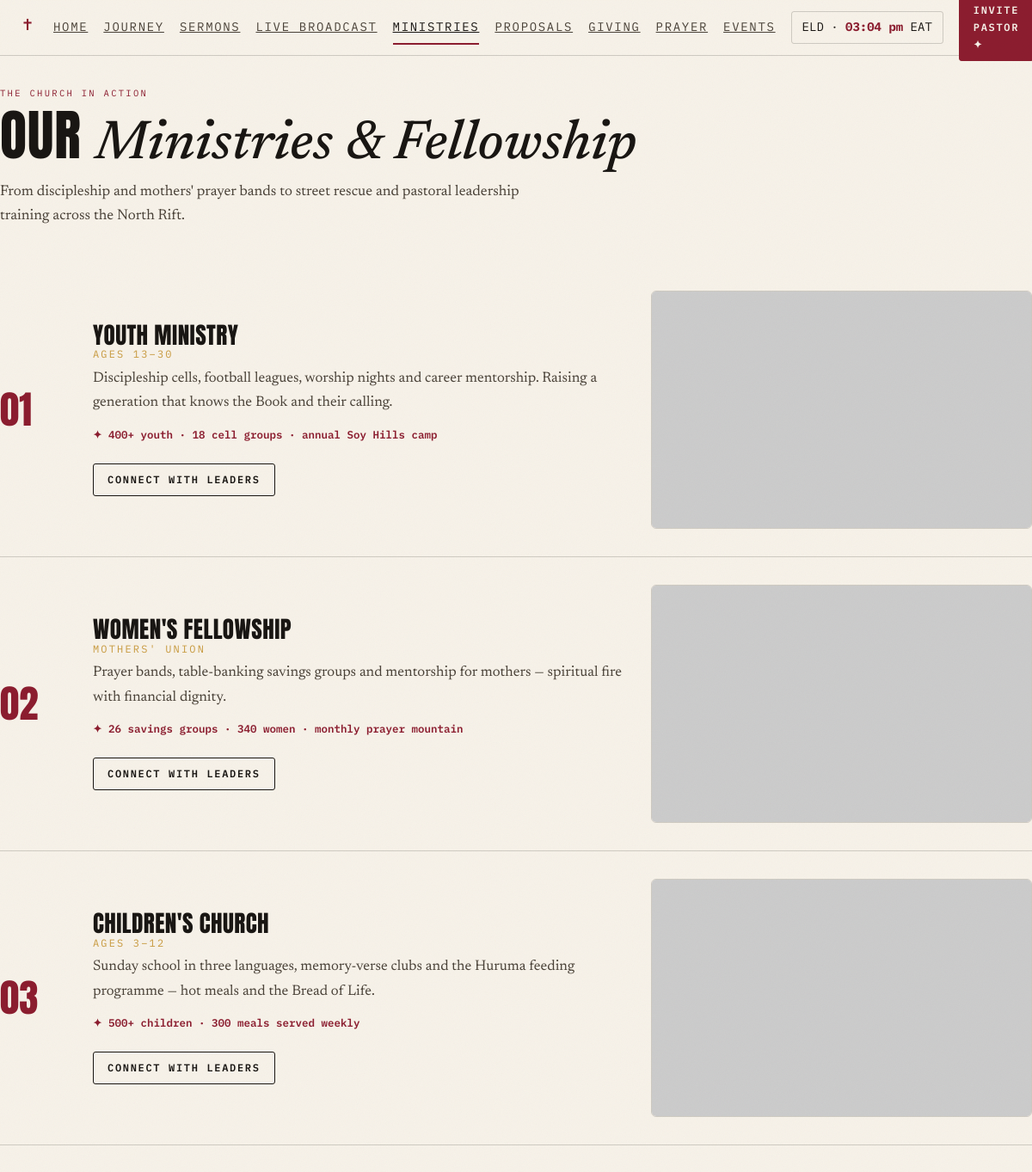
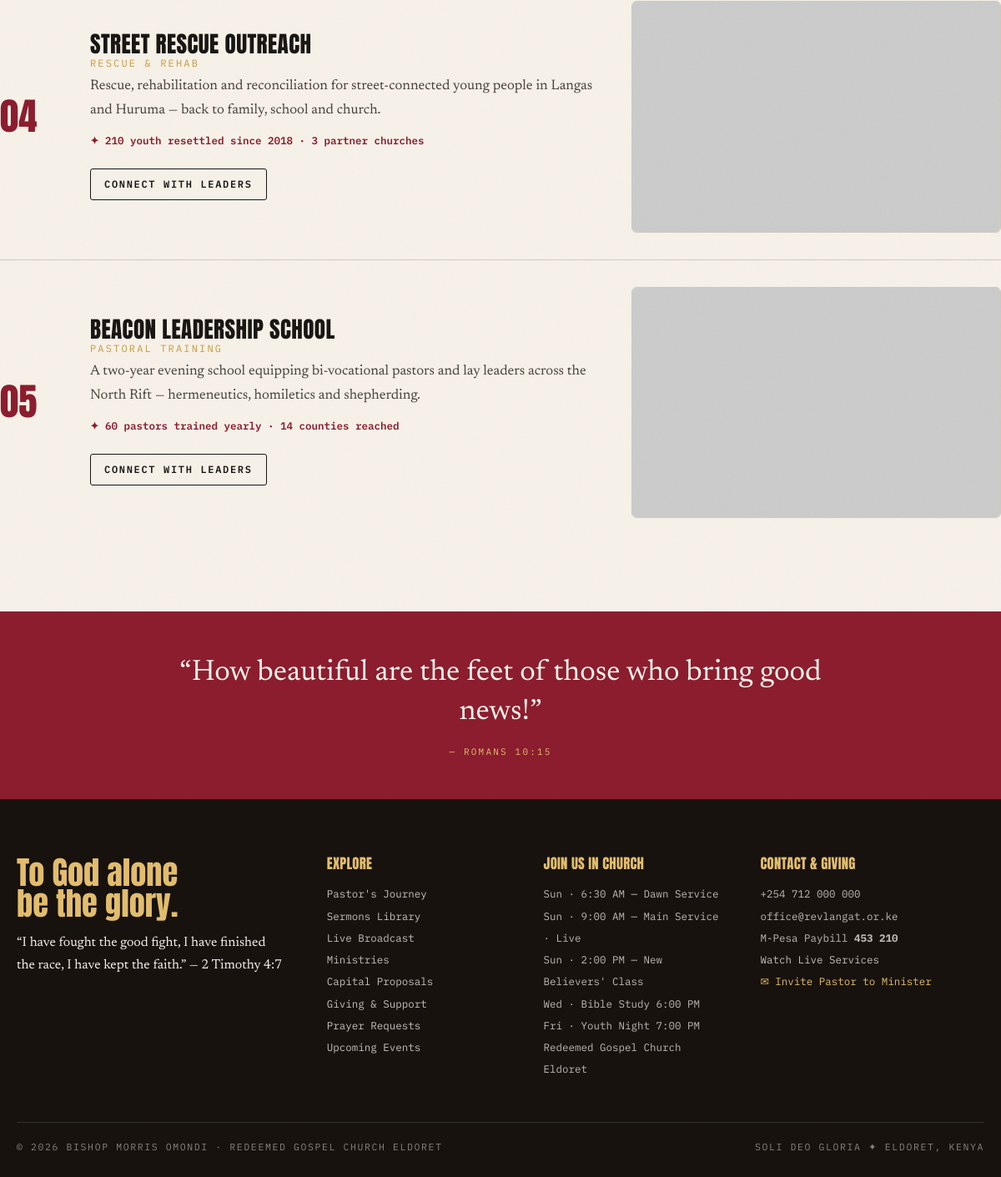
Page /ministries.php on the committed database (2 pictures, top to bottom).
### tables this page shows
CREATE TABLE IF NOT EXISTS `ministries` (
    `id` INT AUTO_INCREMENT PRIMARY KEY,
    `name` VARCHAR(150) NOT NULL,
    `age_span` VARCHAR(100) NOT NULL,
    `description` TEXT NOT NULL,
    `stats` VARCHAR(255) DEFAULT '',
    `image_url` VARCHAR(255) NOT NULL,
    `sort_order` INT NOT NULL DEFAULT 0
);

### config/functions.php (called while the page is built, shortened)
<?php
function esc($string) {
    return htmlspecialchars((string)($string ?? ''), ENT_QUOTES, 'UTF-8');
}
function img_src($image_value, $fallback = '') {
    $v = (string)($image_value ?? '');
    if (preg_match('#^https?://#i', $v)) {
        return $v;
    }
    $cleanPath = ltrim($v, '/');
    $fullUrl = rtrim(BASE_URL, '/') . '/' . $cleanPath;
    return $fullUrl;
}
function db_fetch_all($sql, $types = "", $params = []) {
    global $db;
    $stmt = mysqli_stmt_init($db);
    if (!mysqli_stmt_prepare($stmt, $sql)) {
        error_log("DB Fetch All Prepare Failed: " . mysqli_error($db) . " Query: " . $sql);
        return [];
    }
    mysqli_stmt_execute($stmt);
    $result = mysqli_stmt_get_result($stmt);
    $rows = [];
    if ($result) {
        while ($row = mysqli_fetch_assoc($result)) {
            $rows[] = $row;
        }
    }
    return $rows;
}

### ministries.php (the view, shortened to what this page needs)
<?php
require_once __DIR__ . '/config/functions.php';
$ministries = db_fetch_all("SELECT * FROM ministries ORDER BY sort_order ASC, id ASC");
require_once __DIR__ . '/includes/header.php';
?>
<div class="wrap" style="padding-top:100px;padding-bottom:80px;">
  <div class="shead">
    <p class="idx">The Church in Action</p>
    <h1 style="font-size:clamp(2.4rem, 5.5vw, 4rem);">Our <span class="ser">Ministries &amp; Fellowship</span></h1>
    <p style="margin-top:10px;color:var(--ink2);max-width:640px;">From discipleship and mothers' prayer bands to street rescue and pastoral leadership training across the North Rift.</p>
  </div>
  <div>
    <?php foreach ($ministries as $idx => $m): ?>
      <div class="mrow">
        <div class="num"><?= str_pad($idx + 1, 2, '0', STR_PAD_LEFT) ?></div>
        <div>
          <h3><?= esc($m['name']) ?> <span><?= esc($m['age_span']) ?></span></h3>
          <p style="font-size:1.05rem;line-height:1.7;"><?= esc($m['description']) ?></p>
          <?php if (!empty($m['stats'])): ?>
            <span class="mstat"><?= esc($m['stats']) ?></span>
          <?php endif; ?>
          <div style="margin-top:18px;">
            <a href="<?= BASE_URL ?>prayer.php" class="btn sm ghost">Connect with Leaders</a>
          </div>
        </div>
        <div class="mimg">
          <img src="<?= esc(img_src($m['image_url'])) ?>" alt="<?= esc($m['name']) ?>">
        </div>
      </div>
    <?php endforeach; ?>
  </div>
</div>
<div class="verseband">
  <blockquote>“How beautiful are the feet of those who bring good news!”
    <cite>— Romans 10:15</cite>
  </blockquote>
</div>
<?php require_once __DIR__ . '/includes/footer.php'; ?>

### assets/css/main.css (style rules this page uses)
:root { --paper: #F7F2E9; --paper2: #EFE6D6; --card: #FFFDF8; --ink: #191613; --ink2: #4A4238; --warmdark: #17120E; --wine: #8C1D2F; --winedark: #2E1015; --pine: #274D3D; --gold: #C99B3F; --gold2: #E3BE6E; --line: rgba(25, 22, 19, 0.18); --disp: "Anton", sans-serif; --ser: "Newsreader", serif; --mono: "IBM Plex Mono", monospace; }
* { margin: 0; padding: 0; box-sizing: border-box; }
html { scroll-behavior: smooth; }
body { background: var(--paper); color: var(--ink); font-family: var(--ser); font-size: 17px; line-height: 1.65; overflow-x: hidden; }
img { display: block; max-width: 100%; }
h1, h2, h3, h4, h5 { font-family: var(--disp); font-weight: 400; text-transform: uppercase; line-height: 0.95; letter-spacing: 0.015em; }
.ser { font-family: var(--ser); font-style: italic; text-transform: none; letter-spacing: 0; font-weight: 500; }
.btn { display: inline-flex; align-items: center; justify-content: center; gap: 8px; background: var(--wine); color: var(--paper); font-family: var(--mono); font-size: 12px; letter-spacing: 0.14em; text-transform: uppercase; font-weight: 600; padding: 12px 20px; border: 1px solid var(--wine); border-radius: 3px; cursor: pointer; transition: 0.25s; text-decoration: none; }
.btn.sm { padding: 8px 16px; font-size: 12px; }
.btn.ghost { background: transparent; color: var(--ink); border-color: var(--ink); }
.wrap { max-width: 1300px; margin: 0 auto; }
.shead { margin-bottom: 40px; }
.shead .idx { font-family: var(--mono); font-size: 10.5px; letter-spacing: 0.22em; text-transform: uppercase; color: var(--wine); margin-bottom: 10px; display: flex; align-items: center; gap: 8px; }
.mrow { display: grid; grid-template-columns: 80px 1.4fr 1fr; gap: 28px; padding: 32px 0; border-bottom: 1px solid var(--line); align-items: center; }
.mrow:last-child { border-bottom: none; }
.mrow .num { font-family: var(--disp); font-size: 2.8rem; color: var(--wine); }
.mrow h3 { font-size: 1.7rem; margin-bottom: 8px; }
.mrow h3 span { display: block; font-family: var(--mono); font-size: 12px; letter-spacing: 0.18em; text-transform: uppercase; color: var(--gold); font-weight: normal; margin-top: 4px; }
.mrow p { color: var(--ink2); margin-bottom: 10px; }
.mrow .mstat { font-family: var(--mono); font-size: 12.5px; color: var(--wine); font-weight: 600; }
.mrow .mimg { border-radius: 6px; overflow: hidden; aspect-ratio: 16/10; border: 1px solid var(--line); }
.mrow .mimg img { width: 100%; height: 100%; object-fit: cover; }
.verseband { background: var(--wine); color: var(--paper); padding: 50px 20px; text-align: center; }
.verseband blockquote { max-width: 800px; margin: 0 auto; font-size: clamp(1.5rem, 3.2vw, 2.2rem); line-height: 1.35; }
.verseband cite { display: block; font-family: var(--mono); font-size: 11px; letter-spacing: 0.2em; text-transform: uppercase; color: var(--gold2); margin-top: 16px; font-style: normal; }

### rows in the picture
ministries: idx "01", name "YOUTH MINISTRY", age_span "AGES 13–30", description "Discipleship cells, football leagues, worship nights and career mentorship. Raising a generation that knows the Book and their calling.", stats "✦ 400+ youth · 18 cell groups · annual Soy Hills camp"
ministries: idx "02", name "WOMEN'S FELLOWSHIP", age_span "MOTHERS' UNION", description "Prayer bands, table-banking savings groups and mentorship for mothers — spiritual fire with financial dignity.", stats "✦ 26 savings groups · 340 women · monthly prayer mountain"
ministries: idx "03", name "CHILDREN'S CHURCH", age_span "AGES 3–12", description "Sunday school in three languages, memory-verse clubs and the Huruma feeding programme — hot meals and the Bread of Life.", stats "✦ 500+ children · 300 meals served weekly"
ministries: idx "04", name "STREET RESCUE OUTREACH", age_span "RESCUE & REHAB", description "Rescue, rehabilitation and reconciliation for street-connected young people in Langas and Huruma — back to family, school and church.", stats "✦ 210 youth resettled since 2018 · 3 partner churches"
ministries: idx "05", name "BEACON LEADERSHIP SCHOOL", age_span "PASTORAL TRAINING", description "A two-year evening school equipping bi-vocational pastors and lay leaders across the North Rift — hermeneutics, homiletics and shepherding.", stats "✦ 60 pastors trained yearly · 14 counties reached"

### other values in the picture
$sun1 "6:30 AM — Dawn Service"
$sun2 "9:00 AM — Main Service · Live"
$sun3 "2:00 PM — New Believers' Class"
$address "Redeemed Gospel Church Eldoret"
$phone "+254 712 000 000"
$email "office@revlangat.or.ke"
$paybill "453 210"
$pastorName "BISHOP MORRIS OMONDI"
